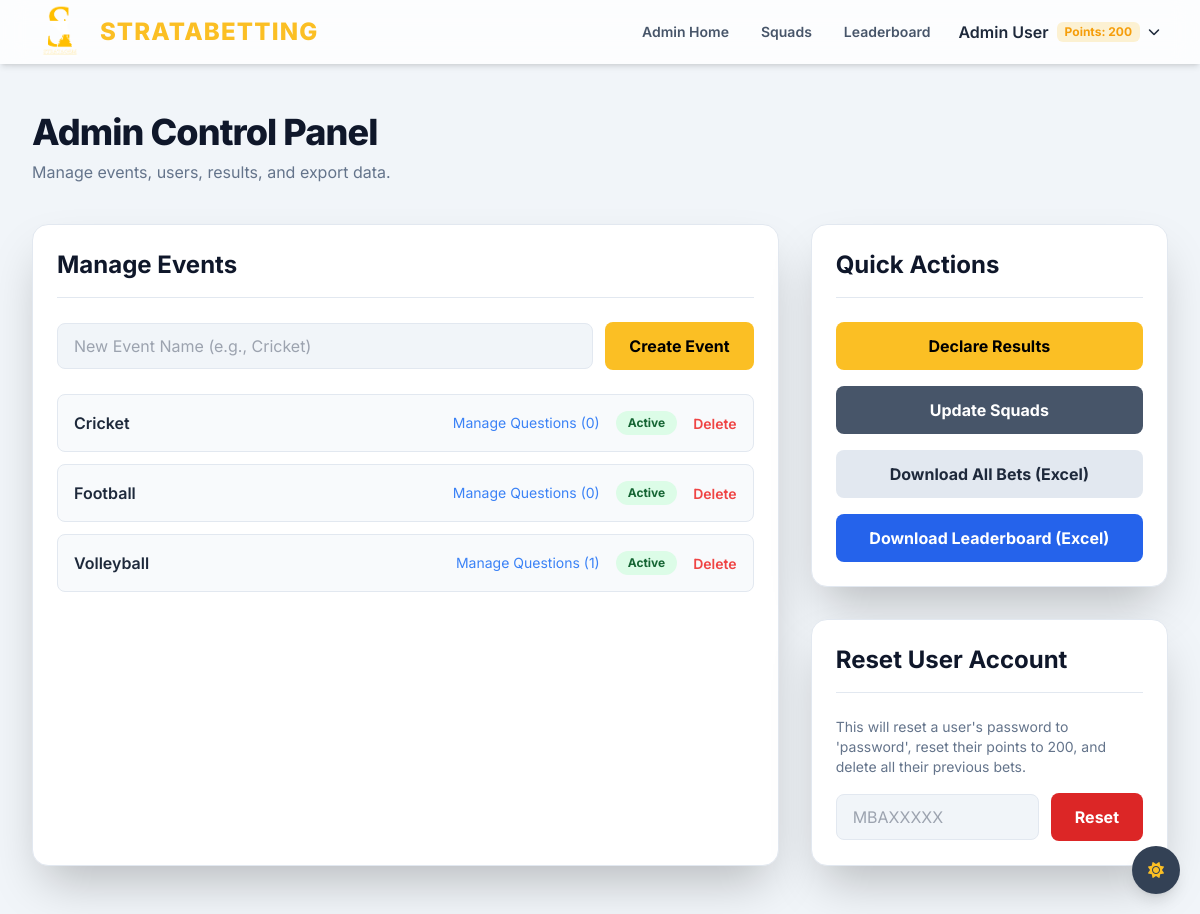
/admin (signed in), run on an earlier commit of the app's database.
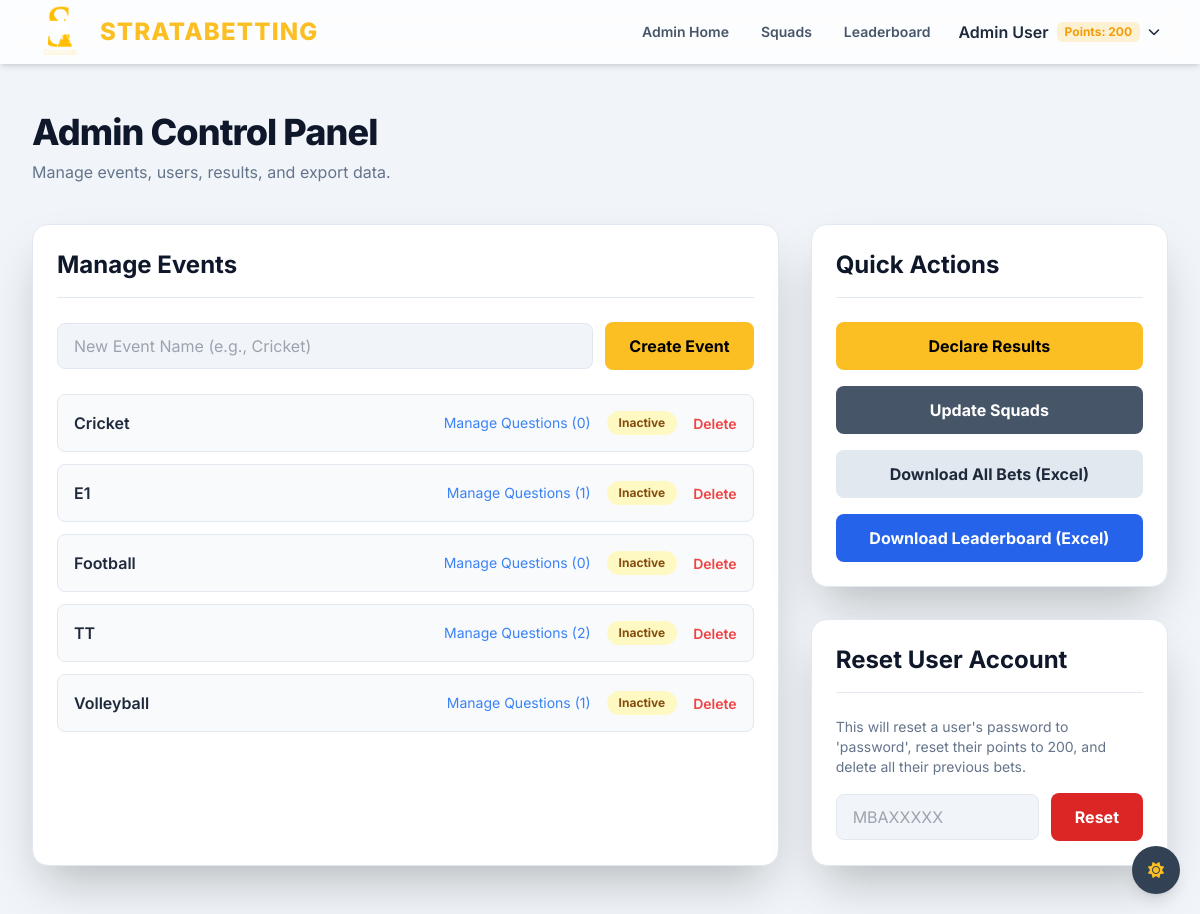
And on a later commit of the database.
### app.py (models this page shows, shortened)
class User(db.Model):
    roll_number = db.Column(db.String(20), primary_key=True)
    name = db.Column(db.String(100), nullable=False)
    password_hash = db.Column(db.String(60), nullable=False)
    points = db.Column(db.Integer, nullable=False, default=200)
    is_admin = db.Column(db.Boolean, nullable=False, default=False)
    bets = db.relationship('Bet', backref='bettor', lazy=True, cascade="all, delete-orphan")
    @property
    def password(self):
        raise AttributeError('password is not a readable attribute')

class Event(db.Model):
    id = db.Column(db.Integer, primary_key=True)
    name = db.Column(db.String(100), nullable=False, unique=True)
    is_active = db.Column(db.Boolean, nullable=False, default=True)
    questions = db.relationship('Question', backref='event', lazy=True, cascade="all, delete-orphan")

### app.py (the view)
    def decorated_function(*args, **kwargs):
        user = get_current_user()
        if not user or not user.is_admin:
            flash("You do not have permission to access this page.", "danger")
            return redirect(url_for('login'))
        return f(*args, **kwargs)

### app.py (called while the page is built)
def get_current_user():
    if 'roll_number' in session:
        return User.query.get(session['roll_number'])
    return None

def admin_required(f):
    def decorated_function(*args, **kwargs):
        user = get_current_user()
        if not user or not user.is_admin:
            flash("You do not have permission to access this page.", "danger")
            return redirect(url_for('login'))
        return f(*args, **kwargs)
    decorated_function.__name__ = f.__name__
    return decorated_function

@app.route('/admin')
@admin_required
def admin_dashboard():
    user = get_current_user()
    all_events = Event.query.order_by(Event.name).all()
    return render_template('admin/dashboard.html', user=user, events=all_events)

### templates/admin/dashboard.html (shortened to what this page needs)
{% extends "base.html" %}
{% block content %}
<div class="mb-10">
    <h1 class="text-4xl font-extrabold text-slate-900 dark:text-white tracking-tight">Admin Control Panel</h1>
    <p class="text-slate-500 dark:text-slate-400 mt-2">Manage events, users, results, and export data.</p>
</div>
<div class="grid grid-cols-1 lg:grid-cols-3 gap-8">
    <div
        class="lg:col-span-2 bg-white dark:bg-gray-800 shadow-2xl rounded-2xl p-6 border border-slate-200 dark:border-gray-700">
        <h2
            class="text-2xl font-bold text-slate-900 dark:text-white mb-6 border-b border-slate-200 dark:border-gray-700 pb-4">
            Manage Events</h2>
        <form method="POST" action="{{ url_for('create_event') }}" class="flex items-center space-x-3 mb-6">
            <input type="text" name="name" placeholder="New Event Name (e.g., Cricket)"
                class="bg-slate-100 dark:bg-gray-700 border border-slate-200 dark:border-gray-600 rounded-lg w-full py-3 px-4 text-slate-700 dark:text-slate-200 leading-tight focus:outline-none focus:ring-2 focus:ring-amber-400"
                required>
            <button type="submit"
                class="bg-amber-400 hover:bg-amber-500 text-black font-bold py-3 px-6 rounded-lg transition-colors whitespace-nowrap">Create
                Event</button>
        </form>
        <div class="space-y-3">
            {% for event in events %}
            <div
                class="flex justify-between items-center p-4 bg-slate-50 dark:bg-gray-700/50 rounded-lg border border-slate-200 dark:border-gray-700">
                <span class="font-semibold text-slate-800 dark:text-slate-200">{{ event.name }}</span>
                <div class="flex items-center space-x-4">
                    <a href="{{ url_for('manage_questions', event_id=event.id) }}"
                        class="text-sm text-blue-500 hover:underline">
                        Manage Questions ({{ event.questions|length }})
                    </a>
                    <a href="{{ url_for('toggle_event_status', event_id=event.id) }}"
                        class="text-xs font-bold px-3 py-1 rounded-full {{ 'bg-green-100 text-green-800 dark:bg-green-500/20 dark:text-green-300' if event.is_active else 'bg-yellow-100 text-yellow-800 dark:bg-yellow-500/20 dark:text-yellow-300' }}">
                        {{ 'Active' if event.is_active else 'Inactive' }}
                    </a>
                    <form method="POST" action="{{ url_for('delete_event', event_id=event.id) }}"
                        onsubmit="return confirm('Are you sure you want to delete this event and all its data? This cannot be undone.');">
                        <button type="submit" class="text-sm text-red-500 hover:underline font-semibold">Delete</button>
                    </form>
                </div>
            </div>
            {% else %}
            <div class="text-center py-8 px-4 border-2 border-dashed border-slate-200 dark:border-gray-700 rounded-lg">
                <p class="text-slate-500 dark:text-slate-400">No events have been created yet.</p>
                <p class="text-sm text-slate-400 dark:text-slate-500">Use the form above to get started.</p>
            </div>
            {% endfor %}
        </div>
    </div>
    <div class="lg:col-span-1 space-y-8">
        <div class="bg-white dark:bg-gray-800 shadow-2xl rounded-2xl p-6 border border-slate-200 dark:border-gray-700">
            <h2
                class="text-2xl font-bold text-slate-900 dark:text-white mb-6 border-b border-slate-200 dark:border-gray-700 pb-4">
                Quick Actions</h2>
            <div class="space-y-4">
                <a href="{{ url_for('manage_results') }}"
                    class="block w-full text-center bg-amber-400 hover:bg-amber-500 text-black font-bold py-3 px-4 rounded-lg transition transform hover:scale-105">Declare
                    Results</a>
                <a href="{{ url_for('manage_squads') }}"
                    class="block w-full text-center bg-slate-600 dark:bg-gray-700 hover:bg-slate-500 dark:hover:bg-gray-600 text-white font-bold py-3 px-4 rounded-lg transition transform hover:scale-105">Update
                    Squads</a>
                <a href="{{ url_for('download_bets') }}"
                    class="block w-full text-center bg-slate-200 dark:bg-gray-600 text-slate-800 dark:text-slate-200 font-bold py-3 px-4 rounded-lg transition transform hover:scale-105 hover:bg-slate-300 dark:hover:bg-gray-500">Download
                    All Bets (Excel)</a>
                <a href="{{ url_for('download_results') }}"
                    class="block w-full text-center bg-blue-600 hover:bg-blue-700 text-white font-bold py-3 px-4 rounded-lg transition transform hover:scale-105">Download
                    Leaderboard (Excel)</a>
            </div>
        </div>
        <div class="bg-white dark:bg-gray-800 shadow-2xl rounded-2xl p-6 border border-slate-200 dark:border-gray-700">
            <h2
                class="text-2xl font-bold text-slate-900 dark:text-white mb-6 border-b border-slate-200 dark:border-gray-700 pb-4">
                Reset User Account</h2>
            <p class="text-sm text-slate-500 dark:text-slate-400 mb-4">This will reset a user's password to 'password',
                reset their points to 200, and delete all their previous bets.</p>
            <form method="POST" action="{{ url_for('reset_user') }}" class="flex items-center space-x-3"
                onsubmit="return confirm('Are you sure you want to completely reset this user\'s account? This action cannot be undone.');">
                <input type="text" name="roll_number_to_reset" placeholder="MBAXXXXX"
                    class="bg-slate-100 dark:bg-gray-700 border border-slate-200 dark:border-gray-600 rounded-lg w-full py-3 px-4 text-slate-700 dark:text-slate-200 leading-tight focus:outline-none focus:ring-2 focus:ring-red-500"
                    required>
                <button type="submit"
                    class="bg-red-600 hover:bg-red-700 text-white font-bold py-3 px-6 rounded-lg transition-colors whitespace-nowrap">Reset</button>
            </form>
        </div>
    </div>
</div>
{% endblock %}

### templates/base.html (shortened to what this page needs)
<!DOCTYPE html>
<html lang="en" x-data="{ isDarkMode: true }" x-init="
    isDarkMode = JSON.parse(localStorage.getItem('isDarkMode')) ?? true;
    $watch('isDarkMode', value => localStorage.setItem('isDarkMode', JSON.stringify(value)))"
    :class="isDarkMode ? 'dark' : ''">
<head>
    <link rel="stylesheet" type="text/css" href="https://unpkg.com/trix@2.0.8/dist/trix.css">
    <script src="https://cdn.tailwindcss.com"></script>
    <link rel="stylesheet" href="https://cdnjs.cloudflare.com/ajax/libs/font-awesome/6.4.2/css/all.min.css">
</head>
<body class="bg-slate-100 dark:bg-gray-900 text-slate-800 dark:text-slate-300 transition-colors duration-300">
    <div class="fixed bottom-5 right-5 z-50">
        <button @click="isDarkMode = !isDarkMode"
            class="bg-slate-700 dark:bg-amber-400 text-amber-400 dark:text-black rounded-full h-12 w-12 flex items-center justify-center shadow-lg hover:scale-110 transition-transform">
            <i x-show="isDarkMode" x-cloak class="fa-solid fa-sun"></i>
        </button>
    </div>
    <div class="min-h-full">
        <nav x-data="{ isMobileMenuOpen: false }"
            class="bg-white/80 dark:bg-gray-800/80 backdrop-blur-md shadow-md fixed w-full z-40">
            <div class="mx-auto max-w-7xl px-4 sm:px-6 lg:px-8">
                <div class="flex h-16 items-center justify-between">
                    <div class="flex items-center">
                        <div class="flex-shrink-0">
                            <a href="/" class="flex items-center space-x-3">
                                <img class="h-14 w-auto" src="{{ url_for('static', filename='stratagem-logo.png') }}"
                                    alt="Stratagem Logo">
                                <span class="text-amber-400 font-extrabold text-2xl tracking-wider hidden sm:block">
                                    STRATABETTING
                                </span>
                            </a>
                        </div>
                    </div>
                    <div class="hidden md:block">
                        <div class="ml-10 flex items-center space-x-2">
                            {% if user %}
                            {% if user.is_admin %}
                            <a href="{{ url_for('admin_dashboard') }}"
                                class="text-slate-600 dark:text-slate-300 hover:text-amber-400 px-3 py-2 text-sm font-semibold transition-colors">Admin
                                Home</a>
                            {% endif %}
                            <a href="{{ url_for('squads') }}"
                                class="text-slate-600 dark:text-slate-300 hover:text-amber-400 px-3 py-2 text-sm font-semibold transition-colors">Squads</a>
                            <a href="{{ url_for('leaderboard') }}"
                                class="text-slate-600 dark:text-slate-300 hover:text-amber-400 px-3 py-2 text-sm font-semibold transition-colors">Leaderboard</a>
                            <div class="relative group" x-data="{ open: false }">
                                <button @click="open = !open"
                                    class="flex items-center space-x-2 p-2 rounded-lg hover:bg-slate-200 dark:hover:bg-gray-700">
                                    <span class="font-semibold text-slate-800 dark:text-white">{{ user.name }}</span>
                                    <span
                                        class="bg-amber-400/20 text-amber-500 font-bold px-2 py-0.5 rounded-md text-xs">Points:
                                        {{ user.points }}</span>
                                    <i class="fa-solid fa-chevron-down text-xs transition-transform dark:text-slate-300"
                                        :class="open ? 'rotate-180' : ''"></i>
                                </button>
                            </div>
                            {% endif %}
                        </div>
                    </div>
                </div>
            </div>
        </nav>
        <main class="pt-16">
            <div class="mx-auto max-w-7xl py-12 sm:px-6 lg:px-8">
                {% block content %}{% endblock %}
            </div>
        </main>
    </div>
</body>
</html>

### templates/base.html (style rules this page uses)
body { font-family: 'Inter', sans-serif; }
.bg-amber-400 { background-color: #FFBF00; }
.text-amber-400 { color: #FFBF00; }

What changed in the data, as far as the page shows it:
changed Event "Cricket": is_active "Active" → "Inactive"
added Event: name "E1", questions|length "1", is_active "Inactive"
changed Event "Football": is_active "Active" → "Inactive"
added Event: name "TT", questions|length "2", is_active "Inactive"
changed Event "Volleyball": is_active "Active" → "Inactive"
